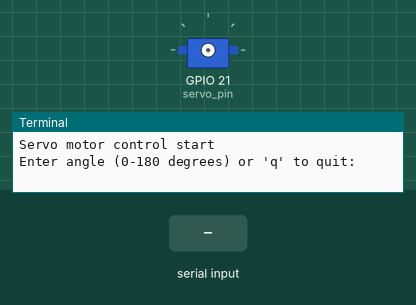
Simulated run of this program. Board: Raspberry Pi (BCM pin numbers). Parts: servo, the last lines printed to the terminal. Inputs (shaded band) come from the test bench. Servo angles are drawn from the pulse width (0.5 ms = 0°, 2.5 ms = 180°).

Above: at 1.2 s.
1.3 s: "5" typed at the terminal, then Enter
2.8 s: "90" typed at the terminal, then Enter
At 3.5 s:
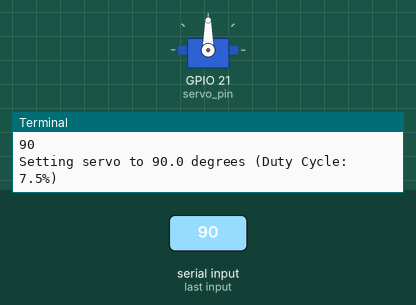
Timing chart, 0 to 5.8 s (numbered marks = the images above; inputs shaded):
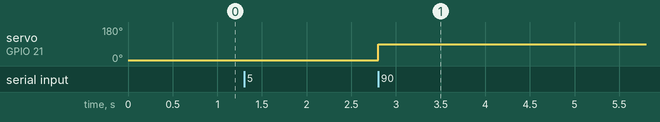

Measured:
- after the input at 2.8 s, servo on GPIO 21 (servo_pin): 5° → 90° at once

The program:

002_6_gpio_pwm_servo4.py
```python
'''
서보모터 제어
서보모터 제어핀 : GPIO21

서보모터 제어용 신호 주기 : 20ms
-> 주파수 : 50Hz
제어신호 1ms ~ 2ms
서보모터 제어용 신호의 듀티비 : 5% ~ 10%
0도 -> 90도 -> 180도 -> 90도 -> 0도

Duty Cycle:
5% -> 7.5% -> 10% -> 7.5% -> 5%

사용자로부터 각도(0~180)을 입력받아 서보모터의 위치 지정
함수 servo(angle) 정의
'''
import RPi.GPIO as GPIO
import time

# def map(value, from_min, from_max, to_min, to_max):
#     """주어진 범위에서 값을 다른 범위로 매핑하는 함수"""
#     return (value - from_min) * (to_max - to_min) / (from_max - from_min) + to_min

def servo(angle):
    if angle < 0 or angle > 180:
        print("Angle must be between 0 and 180 degrees.")
        return   # 잘못된 각도 입력 처리

    duty_cycle = (angle / 18) + 2.5  # 각도를 듀티 사이클로 변환
    #duty_cycle = map(angle, 0, 180, 5, 10)  # 각도를 듀티 사이클로 변환 (5% ~ 10%)
    print(f'Setting servo to {angle} degrees (Duty Cycle: {duty_cycle}%)')
    pwm.ChangeDutyCycle(duty_cycle)  # 듀티 사이클 변경
    #time.sleep(1)  # 1초 동안 유지

servo_pin = 21

try:
    GPIO.setmode(GPIO.BCM)
    GPIO.setup(servo_pin, GPIO.OUT)

    pwm = GPIO.PWM(servo_pin, 50)  # 50Hz 주파수로 PWM 객체 생성
    pwm.start(0)  # PWM 신호를 0% 듀티 사이클로 시작

    print('Servo motor control start')

    while True :
        angle = input("Enter angle (0-180 degrees) or 'q' to quit: ")
        if angle.lower() == 'q':
            break

        angle = float(angle)  # 입력값을 실수로 변환
        servo(angle)  # 서보모터 위치 지정
        time.sleep(1)  # 1초 동안 유지

except KeyboardInterrupt:
    print("Key interrupt")
except Exception as e:
    print(f"An error occurred: {e}")
finally:
    pwm.stop()
    del pwm
    GPIO.cleanup()
print('Program end')
# print('Servo motor control end')
```
